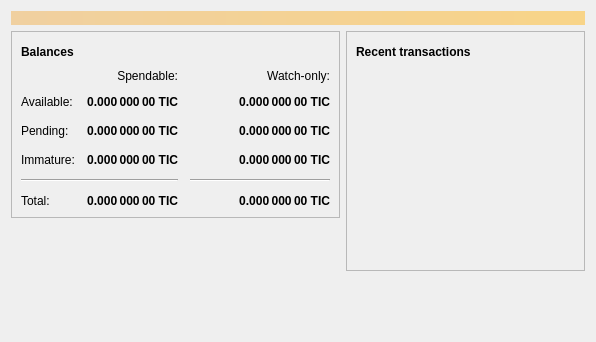
<?xml version="1.0" encoding="UTF-8"?>
<ui version="4.0">
 <class>OverviewPage</class>
 <widget class="QWidget" name="OverviewPage">
  <property name="geometry">
   <rect>
    <x>0</x>
    <y>0</y>
    <width>596</width>
    <height>342</height>
   </rect>
  </property>
  <property name="windowTitle">
   <string>Form</string>
  </property>
  <layout class="QVBoxLayout" name="topLayout">
   <item>
    <widget class="QLabel" name="labelAlerts">
     <property name="visible">
      <bool>false</bool>
     </property>
     <property name="styleSheet">
      <string notr="true">QLabel { background-color: qlineargradient(x1: 0, y1: 0, x2: 1, y2: 0, stop:0 #F0D0A0, stop:1 #F8D488); color:#000000; }</string>
     </property>
     <property name="wordWrap">
      <bool>true</bool>
     </property>
     <property name="margin">
      <number>3</number>
     </property>
     <property name="textInteractionFlags">
      <set>Qt::TextSelectableByMouse</set>
     </property>
    </widget>
   </item>
   <item>
    <layout class="QHBoxLayout" name="horizontalLayout" stretch="1,1">
     <item>
      <layout class="QVBoxLayout" name="verticalLayout_2">
       <item>
        <widget class="QFrame" name="frame">
         <property name="frameShape">
          <enum>QFrame::StyledPanel</enum>
         </property>
         <property name="frameShadow">
          <enum>QFrame::Raised</enum>
         </property>
         <layout class="QVBoxLayout" name="verticalLayout_4">
          <item>
           <layout class="QHBoxLayout" name="horizontalLayout_4">
            <item>
             <widget class="QLabel" name="label_5">
              <property name="font">
               <font>
                <weight>75</weight>
                <bold>true</bold>
               </font>
              </property>
              <property name="text">
               <string>Balances</string>
              </property>
             </widget>
            </item>
            <item>
             <widget class="QPushButton" name="labelWalletStatus">
              <property name="enabled">
               <bool>true</bool>
              </property>
              <property name="maximumSize">
               <size>
                <width>30</width>
                <height>16777215</height>
               </size>
              </property>
              <property name="toolTip">
               <string>The displayed information may be out of date. Your wallet automatically synchronizes with the Titancoin network after a connection is established, but this process has not completed yet.</string>
              </property>
              <property name="text">
               <string/>
              </property>
              <property name="icon">
               <iconset resource="../bitcoin.qrc">
                <normaloff>:/icons/warning</normaloff>
                <disabledoff>:/icons/warning</disabledoff>:/icons/warning</iconset>
              </property>
              <property name="iconSize">
               <size>
                <width>24</width>
                <height>24</height>
               </size>
              </property>
              <property name="flat">
               <bool>true</bool>
              </property>
             </widget>
            </item>
            <item>
             <spacer name="horizontalSpacer_3">
              <property name="orientation">
               <enum>Qt::Horizontal</enum>
              </property>
              <property name="sizeHint" stdset="0">
               <size>
                <width>40</width>
                <height>20</height>
               </size>
              </property>
             </spacer>
            </item>
           </layout>
          </item>
          <item>
           <layout class="QGridLayout" name="gridLayout">
            <property name="spacing">
             <number>12</number>
            </property>
            <item row="2" column="2">
             <widget class="QLabel" name="labelWatchPending">
              <property name="font">
               <font>
                <weight>75</weight>
                <bold>true</bold>
               </font>
              </property>
              <property name="cursor">
               <cursorShape>IBeamCursor</cursorShape>
              </property>
              <property name="toolTip">
               <string>Unconfirmed transactions to watch-only addresses</string>
              </property>
              <property name="text">
               <string notr="true">0.000 000 00 TIC</string>
              </property>
              <property name="alignment">
               <set>Qt::AlignRight|Qt::AlignTrailing|Qt::AlignVCenter</set>
              </property>
              <property name="textInteractionFlags">
               <set>Qt::LinksAccessibleByMouse|Qt::TextSelectableByKeyboard|Qt::TextSelectableByMouse</set>
              </property>
             </widget>
            </item>
            <item row="2" column="1">
             <widget class="QLabel" name="labelUnconfirmed">
              <property name="font">
               <font>
                <weight>75</weight>
                <bold>true</bold>
               </font>
              </property>
              <property name="cursor">
               <cursorShape>IBeamCursor</cursorShape>
              </property>
              <property name="toolTip">
               <string>Total of transactions that have yet to be confirmed, and do not yet count toward the spendable balance</string>
              </property>
              <property name="text">
               <string notr="true">0.000 000 00 TIC</string>
              </property>
              <property name="alignment">
               <set>Qt::AlignRight|Qt::AlignTrailing|Qt::AlignVCenter</set>
              </property>
              <property name="textInteractionFlags">
               <set>Qt::LinksAccessibleByMouse|Qt::TextSelectableByKeyboard|Qt::TextSelectableByMouse</set>
              </property>
             </widget>
            </item>
            <item row="3" column="2">
             <widget class="QLabel" name="labelWatchImmature">
              <property name="font">
               <font>
                <weight>75</weight>
                <bold>true</bold>
               </font>
              </property>
              <property name="cursor">
               <cursorShape>IBeamCursor</cursorShape>
              </property>
              <property name="toolTip">
               <string>Mined balance in watch-only addresses that has not yet matured</string>
              </property>
              <property name="text">
               <string notr="true">0.000 000 00 TIC</string>
              </property>
              <property name="alignment">
               <set>Qt::AlignRight|Qt::AlignTrailing|Qt::AlignVCenter</set>
              </property>
              <property name="textInteractionFlags">
               <set>Qt::LinksAccessibleByMouse|Qt::TextSelectableByKeyboard|Qt::TextSelectableByMouse</set>
              </property>
             </widget>
            </item>
            <item row="4" column="0" colspan="2">
             <widget class="Line" name="line">
              <property name="orientation">
               <enum>Qt::Horizontal</enum>
              </property>
             </widget>
            </item>
            <item row="4" column="2">
             <widget class="Line" name="lineWatchBalance">
              <property name="sizePolicy">
               <sizepolicy hsizetype="Preferred" vsizetype="Fixed">
                <horstretch>0</horstretch>
                <verstretch>0</verstretch>
               </sizepolicy>
              </property>
              <property name="minimumSize">
               <size>
                <width>140</width>
                <height>0</height>
               </size>
              </property>
              <property name="orientation">
               <enum>Qt::Horizontal</enum>
              </property>
             </widget>
            </item>
            <item row="5" column="0">
             <widget class="QLabel" name="labelTotalText">
              <property name="text">
               <string>Total:</string>
              </property>
             </widget>
            </item>
            <item row="3" column="1">
             <widget class="QLabel" name="labelImmature">
              <property name="font">
               <font>
                <weight>75</weight>
                <bold>true</bold>
               </font>
              </property>
              <property name="cursor">
               <cursorShape>IBeamCursor</cursorShape>
              </property>
              <property name="toolTip">
               <string>Mined balance that has not yet matured</string>
              </property>
              <property name="text">
               <string notr="true">0.000 000 00 TIC</string>
              </property>
              <property name="alignment">
               <set>Qt::AlignRight|Qt::AlignTrailing|Qt::AlignVCenter</set>
              </property>
              <property name="textInteractionFlags">
               <set>Qt::LinksAccessibleByMouse|Qt::TextSelectableByKeyboard|Qt::TextSelectableByMouse</set>
              </property>
             </widget>
            </item>
            <item row="2" column="3">
             <spacer name="horizontalSpacer_2">
              <property name="orientation">
               <enum>Qt::Horizontal</enum>
              </property>
              <property name="sizeHint" stdset="0">
               <size>
                <width>40</width>
                <height>20</height>
               </size>
              </property>
             </spacer>
            </item>
            <item row="3" column="0">
             <widget class="QLabel" name="labelImmatureText">
              <property name="text">
               <string>Immature:</string>
              </property>
             </widget>
            </item>
            <item row="5" column="1">
             <widget class="QLabel" name="labelTotal">
              <property name="font">
               <font>
                <weight>75</weight>
                <bold>true</bold>
               </font>
              </property>
              <property name="cursor">
               <cursorShape>IBeamCursor</cursorShape>
              </property>
              <property name="toolTip">
               <string>Your current total balance</string>
              </property>
              <property name="text">
               <string notr="true">0.000 000 00 TIC</string>
              </property>
              <property name="alignment">
               <set>Qt::AlignRight|Qt::AlignTrailing|Qt::AlignVCenter</set>
              </property>
              <property name="textInteractionFlags">
               <set>Qt::LinksAccessibleByMouse|Qt::TextSelectableByKeyboard|Qt::TextSelectableByMouse</set>
              </property>
             </widget>
            </item>
            <item row="5" column="2">
             <widget class="QLabel" name="labelWatchTotal">
              <property name="font">
               <font>
                <weight>75</weight>
                <bold>true</bold>
               </font>
              </property>
              <property name="cursor">
               <cursorShape>IBeamCursor</cursorShape>
              </property>
              <property name="toolTip">
               <string>Current total balance in watch-only addresses</string>
              </property>
              <property name="text">
               <string notr="true">0.000 000 00 TIC</string>
              </property>
              <property name="alignment">
               <set>Qt::AlignRight|Qt::AlignTrailing|Qt::AlignVCenter</set>
              </property>
              <property name="textInteractionFlags">
               <set>Qt::LinksAccessibleByMouse|Qt::TextSelectableByKeyboard|Qt::TextSelectableByMouse</set>
              </property>
             </widget>
            </item>
            <item row="0" column="2">
             <widget class="QLabel" name="labelWatchonly">
              <property name="text">
               <string>Watch-only:</string>
              </property>
              <property name="alignment">
               <set>Qt::AlignRight|Qt::AlignTrailing|Qt::AlignVCenter</set>
              </property>
             </widget>
            </item>
            <item row="1" column="0">
             <widget class="QLabel" name="labelBalanceText">
              <property name="text">
               <string>Available:</string>
              </property>
             </widget>
            </item>
            <item row="1" column="1">
             <widget class="QLabel" name="labelBalance">
              <property name="font">
               <font>
                <weight>75</weight>
                <bold>true</bold>
               </font>
              </property>
              <property name="cursor">
               <cursorShape>IBeamCursor</cursorShape>
              </property>
              <property name="toolTip">
               <string>Your current spendable balance</string>
              </property>
              <property name="text">
               <string notr="true">0.000 000 00 TIC</string>
              </property>
              <property name="alignment">
               <set>Qt::AlignRight|Qt::AlignTrailing|Qt::AlignVCenter</set>
              </property>
              <property name="textInteractionFlags">
               <set>Qt::LinksAccessibleByMouse|Qt::TextSelectableByKeyboard|Qt::TextSelectableByMouse</set>
              </property>
             </widget>
            </item>
            <item row="1" column="2">
             <widget class="QLabel" name="labelWatchAvailable">
              <property name="font">
               <font>
                <weight>75</weight>
                <bold>true</bold>
               </font>
              </property>
              <property name="cursor">
               <cursorShape>IBeamCursor</cursorShape>
              </property>
              <property name="toolTip">
               <string>Your current balance in watch-only addresses</string>
              </property>
              <property name="text">
               <string notr="true">0.000 000 00 TIC</string>
              </property>
              <property name="alignment">
               <set>Qt::AlignRight|Qt::AlignTrailing|Qt::AlignVCenter</set>
              </property>
              <property name="textInteractionFlags">
               <set>Qt::LinksAccessibleByMouse|Qt::TextSelectableByKeyboard|Qt::TextSelectableByMouse</set>
              </property>
             </widget>
            </item>
            <item row="2" column="0">
             <widget class="QLabel" name="labelPendingText">
              <property name="text">
               <string>Pending:</string>
              </property>
             </widget>
            </item>
            <item row="0" column="1">
             <widget class="QLabel" name="labelSpendable">
              <property name="text">
               <string>Spendable:</string>
              </property>
              <property name="alignment">
               <set>Qt::AlignRight|Qt::AlignTrailing|Qt::AlignVCenter</set>
              </property>
             </widget>
            </item>
           </layout>
          </item>
         </layout>
        </widget>
       </item>
       <item>
        <spacer name="verticalSpacer">
         <property name="orientation">
          <enum>Qt::Vertical</enum>
         </property>
         <property name="sizeHint" stdset="0">
          <size>
           <width>20</width>
           <height>40</height>
          </size>
         </property>
        </spacer>
       </item>
      </layout>
     </item>
     <item>
      <layout class="QVBoxLayout" name="verticalLayout_3">
       <item>
        <widget class="QFrame" name="frame_2">
         <property name="frameShape">
          <enum>QFrame::StyledPanel</enum>
         </property>
         <property name="frameShadow">
          <enum>QFrame::Raised</enum>
         </property>
         <layout class="QVBoxLayout" name="verticalLayout">
          <item>
           <layout class="QHBoxLayout" name="horizontalLayout_2">
            <item>
             <widget class="QLabel" name="label_4">
              <property name="font">
               <font>
                <weight>75</weight>
                <bold>true</bold>
               </font>
              </property>
              <property name="text">
               <string>Recent transactions</string>
              </property>
             </widget>
            </item>
            <item>
             <widget class="QPushButton" name="labelTransactionsStatus">
              <property name="enabled">
               <bool>true</bool>
              </property>
              <property name="maximumSize">
               <size>
                <width>30</width>
                <height>16777215</height>
               </size>
              </property>
              <property name="toolTip">
               <string>The displayed information may be out of date. Your wallet automatically synchronizes with the Titancoin network after a connection is established, but this process has not completed yet.</string>
              </property>
              <property name="text">
               <string/>
              </property>
              <property name="icon">
               <iconset resource="../bitcoin.qrc">
                <normaloff>:/icons/warning</normaloff>
                <disabledoff>:/icons/warning</disabledoff>:/icons/warning</iconset>
              </property>
              <property name="iconSize">
               <size>
                <width>24</width>
                <height>24</height>
               </size>
              </property>
              <property name="flat">
               <bool>true</bool>
              </property>
             </widget>
            </item>
            <item>
             <spacer name="horizontalSpacer">
              <property name="orientation">
               <enum>Qt::Horizontal</enum>
              </property>
              <property name="sizeHint" stdset="0">
               <size>
                <width>40</width>
                <height>20</height>
               </size>
              </property>
             </spacer>
            </item>
           </layout>
          </item>
          <item>
           <widget class="QListView" name="listTransactions">
            <property name="styleSheet">
             <string notr="true">QListView { background: transparent; }</string>
            </property>
            <property name="frameShape">
             <enum>QFrame::NoFrame</enum>
            </property>
            <property name="verticalScrollBarPolicy">
             <enum>Qt::ScrollBarAlwaysOff</enum>
            </property>
            <property name="horizontalScrollBarPolicy">
             <enum>Qt::ScrollBarAlwaysOff</enum>
            </property>
            <property name="selectionMode">
             <enum>QAbstractItemView::NoSelection</enum>
            </property>
           </widget>
          </item>
         </layout>
        </widget>
       </item>
       <item>
        <spacer name="verticalSpacer_2">
         <property name="orientation">
          <enum>Qt::Vertical</enum>
         </property>
         <property name="sizeHint" stdset="0">
          <size>
           <width>20</width>
           <height>40</height>
          </size>
         </property>
        </spacer>
       </item>
      </layout>
     </item>
    </layout>
   </item>
  </layout>
 </widget>
 <resources/>
 <connections/>
</ui>
